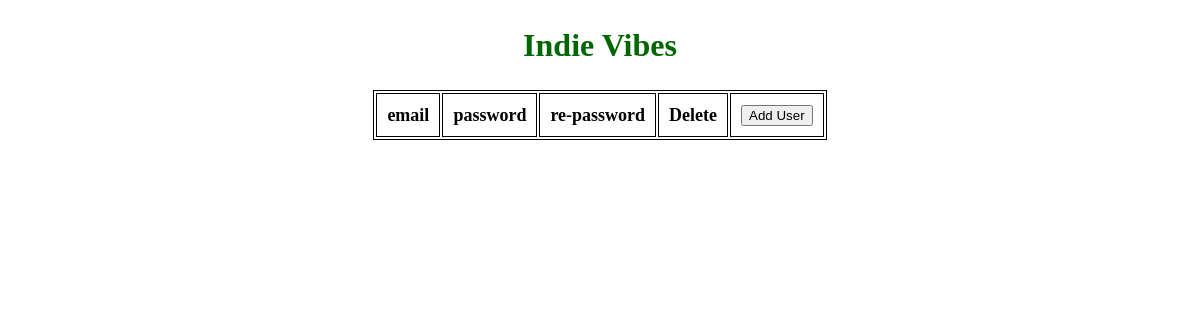
Page /admin/userdetails.php on the earlier database version.
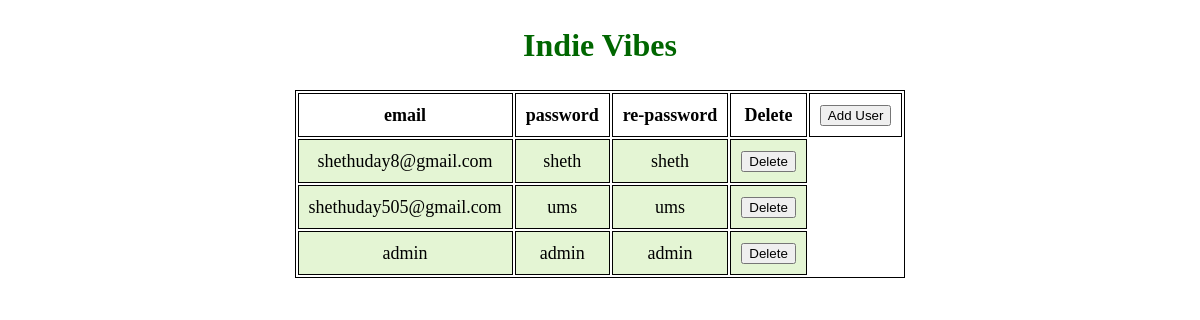
Same page on the later database version.
### tables this page shows
CREATE TABLE `users` (
  `email` varchar(255) NOT NULL,
  `pass` varchar(255) NOT NULL,
  `repass` varchar(255) NOT NULL
);

### admin/userdetails.php (the view, shortened to what this page needs)
<?php
$user = 'root';
$password = '';
$database = 'iv';
$servername='localhost';
$mysqli = new mysqli($servername, $user, $password, $database);
$sql = " SELECT * FROM users";
$result = $mysqli->query($sql);
?>
<!DOCTYPE html>
<html lang="en">
<head>
</head>
<body>
	<section>
		<h1>Indie Vibes</h1>
		<table>
			<tr>
				<th>email</th>
				<th>password</th>
				<th>re-password</th>
				<th>Delete</th>
				<th><a href="../admin/addusr.php"><input type="Submit" value="Add User"></a></th>
			</tr>
			<?php
				while($rows=$result->fetch_assoc())
				{
			?>
			<tr>
				<td><?php echo $rows['email'];?></td>
				<td><?php echo $rows['pass'];?></td>
				<td><?php echo $rows['repass'];?></td>
				<td>
                        <form method="post">
                            <button type="submit" name="delete">Delete</button>
                        </form>
                    </td>
			</tr>
			<?php
				}
			?>
		</table>
</body>
</html>

### admin/userdetails.php (style rules this page uses)
table { margin: 0 auto; font-size: large; border: 1px solid black; }
h1 { text-align: center; color: #006600; font-size: xx-large; font-family: 'Gill Sans', 'Gill Sans MT', ' Calibri', 'Trebuchet MS', 'sans-serif'; }
td { background-color: #E4F5D4; border: 1px solid black; }
th, td { font-weight: bold; border: 1px solid black; padding: 10px; text-align: center; }
td { font-weight: lighter; }

Differences in the rows shown:
added users: email "shethuday8@gmail.com", pass "sheth", repass "sheth"
added users: email "shethuday505@gmail.com", pass "ums", repass "ums"
added users: email "admin", pass "admin", repass "admin"
